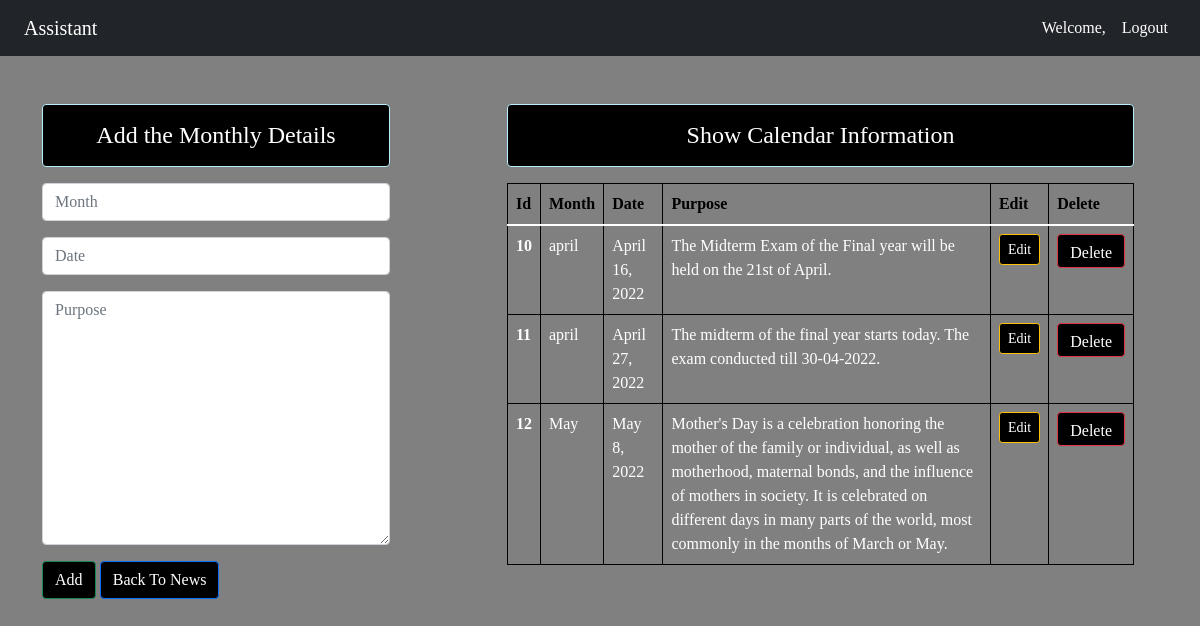
The page /calender/ on the database its author committed.
### Assistant/models.py (models this page shows)
class calendardetails(models.Model):
    month = models.CharField(max_length=20)
    date = models.DateField()
    purpose = models.TextField()

### Assistant/views.py (the view)
# urls.py: path('calender/', views.calendar_data, name='calendar'),
def calendar_data(request):
    if request.method == 'POST':
        nm = CalendarForm(request.POST)
        if nm.is_valid():
            mo = nm.cleaned_data['month']
            da = nm.cleaned_data['date']
            pu = nm.cleaned_data['purpose']
            reg = calendardetails(month = mo, date = da, purpose = pu)
            reg.save()
            nm = CalendarForm()
    else:
        nm = CalendarForm()
    note = calendardetails.objects.all()
    return render(request, 'Assistant/calender.html', {'form' : nm, 'ntu' : note})

### Assistant/forms.py
class CalendarForm(forms.ModelForm):
    class Meta:
        model = calendardetails
        fields = ['month','date','purpose']
        labels = {"month" : "",
                  "date" : "",
                  "purpose" : "",}
        widgets = {
            'month' : forms.TextInput(attrs={'placeholder': 'Month', 'class': 'form-control', 'style': 'font-family : times new roman;'}),
            'date' : forms.DateInput(attrs={'placeholder': 'Date', 'class': 'form-control', 'style': 'font-family : times new roman;'}),
            'purpose' : forms.Textarea(attrs={'placeholder': 'Purpose', 'class': 'form-control', 'style': 'font-family : times new roman;'})
        }

### Assistant/templates/Assistant/calender.html (shortened to what this page needs)
{% extends 'Assistant/base.html' %}
{% load static %}
{% block content %}
<div class="col-sm-10">
</div>
<div class="row">
    <div class="col-sm-4">
        <h4 class="text-center alert alert-info"  style = "font-family:times new Roman; background-color: black; color: white;">Add the Monthly Details</h4>
        <form action="" method = 'POST'>
            {{form.as_p}}
            <input type="submit" class="btn btn-success" value="Add" style = "font-family:times new Roman; background-color: black; color: white;">
            <a href="{% url 'news' %}" class="btn btn-primary" style = "font-family:times new Roman; background-color: black; color: white;">Back To News</a>
        </form>
    </div>
    <div class="class col-sm-7 offset-1">
        <h4 class="text-center alert alert-info" style = "font-family:times new Roman; background-color: black; color: white;">Show Calendar Information</h4>
        {% if ntu %}
            <table class="table table-hover" style = "font-family:times new Roman; background-color: grey; color: white; border: 1px solid black;">
                <thead>
                    <tr style = "font-family: times new roman; font-family:times new Roman; background-color: grey; color: white;">
                        <th scope="col"  style = "font-family:times new Roman; background-color: grey; color: black; font-size: 16px;">Id</th>
                        <th scope="col"  style = "font-family:times new Roman; background-color: grey; color: black; font-size: 16px;">Month</th>
                        <th scope="col"  style = "font-family:times new Roman; background-color: grey; color: black; font-size: 16px;">Date</th>
                        <th scope="col"  style = "font-family:times new Roman; background-color: grey; color: black; font-size: 16px;">Purpose</th>
                        <th scope="col" style = "font-family:times new Roman; background-color: grey; color: black; font-size: 16px;">Edit</th>
                        <th scope="col" style = "font-family:times new Roman; background-color: grey; color: black; font-size: 16px;">Delete</th>
                    </tr>
                </thead>
                <tbody>
                    {% for et in ntu %}
                        <tr>
                            <th scope="row">{{et.id}}</th>
                            <td>{{et.month}}</td>
                            <td>{{et.date}}</td>
                            <td>{{et.purpose}}</td>
                            <td>
                                <a href="{% url 'calenderupdatedata' et.id %}" class="btn btn-warning btn-sm" style = "font-family:times new Roman; background-color: black; color: white;">Edit</a>
                            </td>
                            <td>
                                <form action="{% url 'calenderdeletedata' et.id %}" method="post" class="d-inline" >
                                    <input type="submit" class="btn btn-danger" value="Delete" style = "font-family:times new Roman; background-color: black; color: white; height: 34px;">
                                </form>
                            </td>
                        </tr>
                    {% endfor %}
                </tbody>
            </table>
        {% else %}
            <h4 text-center alert alert-warning>No Records</h4>
        {% endif %}
    </div>
</div>
{% endblock content %}

### Assistant/templates/Assistant/base.html (shortened to what this page needs)
<!DOCTYPE html>
{% load static %}
<html lang="en">
<head>
	<link rel="stylesheet" href="{% static 'Assistant/css/bootstrap.css' %}">
	<link rel="stylesheet" href="{% static 'Assistant/css/style.css' %}">
</head>
<body>
	<div class="container-fluid bg-dark">
		{% include 'Assistant/navbar.html'  %}
	</div>
	<div class="container">
		<div class="row">
			{% block content %}
			{% endblock content %}
		</div>
	</div>
</body>
</html>

### Assistant/templates/Assistant/navbar.html (shortened to what this page needs)
{% load static %}
<nav class="navbar navbar-expand-lg navbar-dark bg-dark">
    <div class="container-fluid">
      <a class="navbar-brand" href="#" style = 'font-family : times new Roman'>Assistant</a>
      <ul class="nav navbar-nav navbar-right">
        <li class="nav-item ">
          <a class="nav-link active" aria-current="page" style = 'font-family : times new Roman;' href="#">Welcome, {{user.username}}</a>
        </li>
        <li class="nav-item ">
          <a class="nav-link active" aria-current="page" href="{% url 'logout' %}"  style = 'font-family : times new Roman;'>Logout</a>
        </li>
      </ul>
    </div>
  </nav>

### Assistant/static/Assistant/css/style.css (style rules this page uses)
body { background-color:grey; }
table, th, td { border:1px solid black; }

### rows shown on the page
calendardetails: id "10", month "april", date "April 16, 2022", purpose "The Midterm Exam of the Final year will be held on the 21st of April."
calendardetails: id "11", month "april", date "April 27, 2022", purpose "The midterm of the final year starts today. The exam conducted till 30-04-2022."
calendardetails: id "12", month "May", date "May 8, 2022", purpose "Mother's Day is a celebration honoring the mother of the family or individual, as well as motherhood, maternal bonds, and the influence of mothers in society. It is celebrated on different days in many parts of the world, most commonly in the months of March or May."
